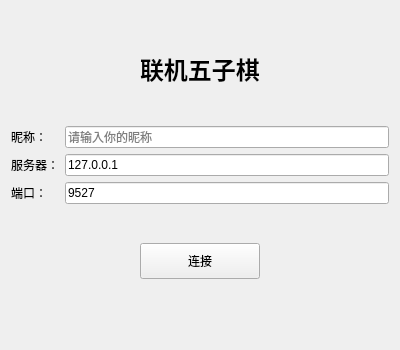
<?xml version="1.0" encoding="UTF-8"?>
<ui version="4.0">
 <class>LoginWidget</class>
 <widget class="QWidget" name="LoginWidget">
  <property name="geometry">
   <rect>
    <x>0</x>
    <y>0</y>
    <width>400</width>
    <height>350</height>
   </rect>
  </property>
  <property name="windowTitle">
   <string>登录</string>
  </property>
  <layout class="QVBoxLayout" name="verticalLayout">
   <item>
    <spacer name="topSpacer">
     <property name="orientation">
      <enum>Qt::Vertical</enum>
     </property>
     <property name="sizeHint" stdset="0">
      <size>
       <width>20</width>
       <height>40</height>
      </size>
     </property>
    </spacer>
   </item>
   <item>
    <layout class="QHBoxLayout" name="titleLayout">
     <item>
      <spacer name="titleLeftSpacer">
       <property name="orientation">
        <enum>Qt::Horizontal</enum>
       </property>
       <property name="sizeHint" stdset="0">
        <size>
         <width>40</width>
         <height>20</height>
        </size>
       </property>
      </spacer>
     </item>
     <item>
      <widget class="QLabel" name="titleLabel">
       <property name="text">
        <string>&lt;h1&gt;联机五子棋&lt;/h1&gt;</string>
       </property>
      </widget>
     </item>
     <item>
      <spacer name="titleRightSpacer">
       <property name="orientation">
        <enum>Qt::Horizontal</enum>
       </property>
       <property name="sizeHint" stdset="0">
        <size>
         <width>40</width>
         <height>20</height>
        </size>
       </property>
      </spacer>
     </item>
    </layout>
   </item>
   <item>
    <spacer name="midSpacer">
     <property name="orientation">
      <enum>Qt::Vertical</enum>
     </property>
     <property name="sizeHint" stdset="0">
      <size>
       <width>20</width>
       <height>20</height>
      </size>
     </property>
    </spacer>
   </item>
   <item>
    <layout class="QFormLayout" name="formLayout">
     <item row="0" column="0">
      <widget class="QLabel" name="nicknameLabel">
       <property name="text">
        <string>昵称：</string>
       </property>
      </widget>
     </item>
     <item row="0" column="1">
      <widget class="QLineEdit" name="nicknameEdit">
       <property name="placeholderText">
        <string>请输入你的昵称</string>
       </property>
       <property name="maxLength">
        <number>20</number>
       </property>
      </widget>
     </item>
     <item row="1" column="0">
      <widget class="QLabel" name="hostLabel">
       <property name="text">
        <string>服务器：</string>
       </property>
      </widget>
     </item>
     <item row="1" column="1">
      <widget class="QLineEdit" name="hostEdit">
       <property name="text">
        <string>127.0.0.1</string>
       </property>
      </widget>
     </item>
     <item row="2" column="0">
      <widget class="QLabel" name="portLabel">
       <property name="text">
        <string>端口：</string>
       </property>
      </widget>
     </item>
     <item row="2" column="1">
      <widget class="QLineEdit" name="portEdit">
       <property name="text">
        <string>9527</string>
       </property>
      </widget>
     </item>
    </layout>
   </item>
   <item>
    <spacer name="midSpacer2">
     <property name="orientation">
      <enum>Qt::Vertical</enum>
     </property>
     <property name="sizeHint" stdset="0">
      <size>
       <width>20</width>
       <height>10</height>
      </size>
     </property>
    </spacer>
   </item>
   <item>
    <layout class="QHBoxLayout" name="buttonLayout">
     <item>
      <spacer name="buttonLeftSpacer">
       <property name="orientation">
        <enum>Qt::Horizontal</enum>
       </property>
       <property name="sizeHint" stdset="0">
        <size>
         <width>40</width>
         <height>20</height>
        </size>
       </property>
      </spacer>
     </item>
     <item>
      <widget class="QPushButton" name="connectButton">
       <property name="text">
        <string>连接</string>
       </property>
       <property name="minimumSize">
        <size>
         <width>120</width>
         <height>36</height>
        </size>
       </property>
      </widget>
     </item>
     <item>
      <spacer name="buttonRightSpacer">
       <property name="orientation">
        <enum>Qt::Horizontal</enum>
       </property>
       <property name="sizeHint" stdset="0">
        <size>
         <width>40</width>
         <height>20</height>
        </size>
       </property>
      </spacer>
     </item>
    </layout>
   </item>
   <item>
    <widget class="QLabel" name="statusLabel">
     <property name="text">
      <string/>
     </property>
     <property name="alignment">
      <set>Qt::AlignCenter</set>
     </property>
    </widget>
   </item>
   <item>
    <spacer name="bottomSpacer">
     <property name="orientation">
      <enum>Qt::Vertical</enum>
     </property>
     <property name="sizeHint" stdset="0">
      <size>
       <width>20</width>
       <height>40</height>
      </size>
     </property>
    </spacer>
   </item>
  </layout>
 </widget>
 <layoutdefault spacing="6" margin="11"/>
 <resources/>
 <connections/>
</ui>
